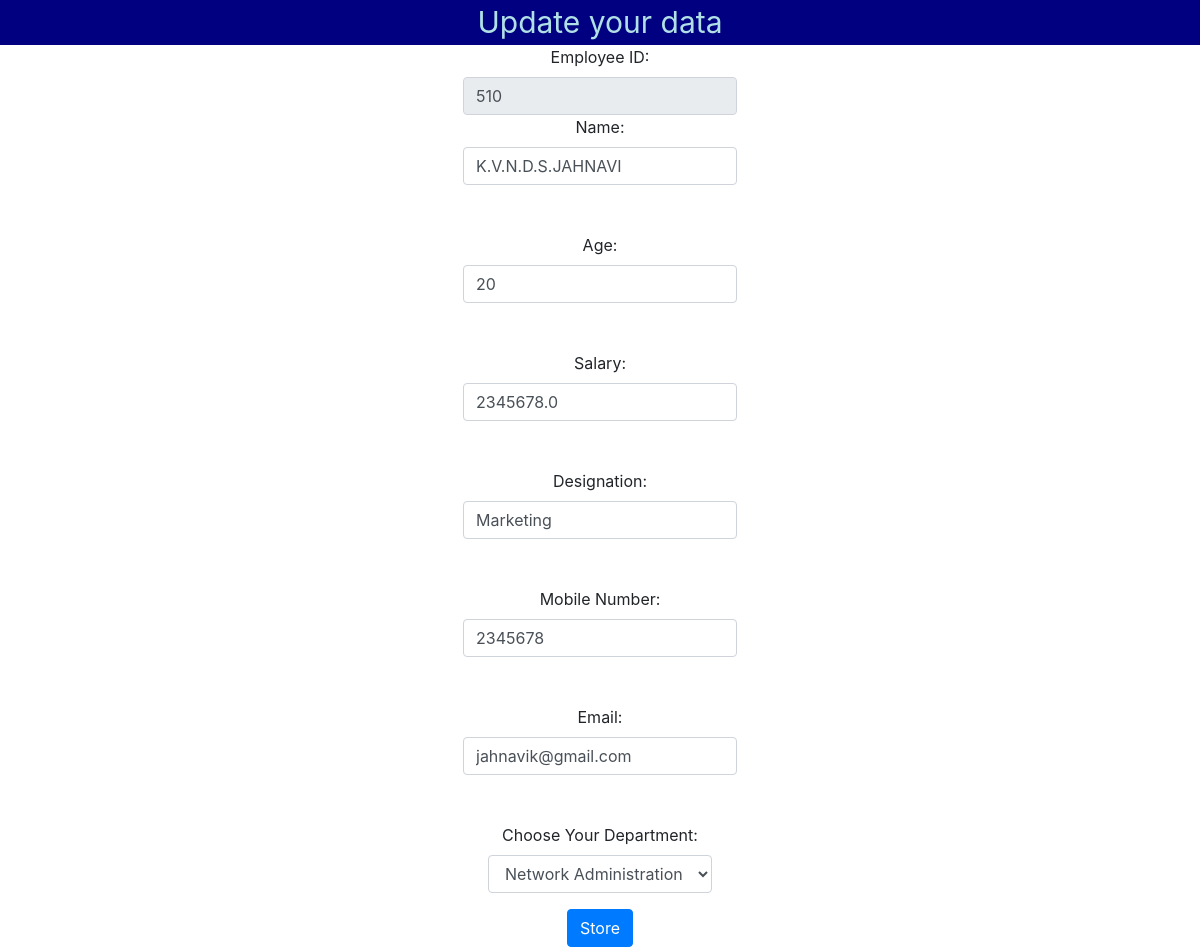
The app's page /update/510/ with its own data.
### app1/models.py (models this page shows)
class Emp(models.Model):
	department=[('Tesing','Testing'),('System Administration','System Administration'),('Network Administration','Network Administration'),('Development','Development')]
	empid=models.IntegerField(null=False,primary_key=True)
	name=models.CharField(max_length=50,null=True)
	age=models.IntegerField(null=True)
	salary=models.FloatField(null=True)
	desig=models.CharField(max_length=50,null=True)
	phno=models.IntegerField(null=True)
	email=models.EmailField(max_length=50,null=True)
	dept=models.CharField(max_length=50,null=True,choices=department)

### app1/views.py (the view, shortened to what this page needs)
# urls.py: path('update/<int:empid>/',views.update,name="update"),
def update(request,empid):
	data=Emp.objects.get(empid=empid)
	return render(request,'app1/update.html',{"mydata":data})

### app1/templates/app1/update.html (shortened to what this page needs)
{% load static %}
<!DOCTYPE html>
<html>
<head>
	<link rel="stylesheet" type="text/css" href="{% static 'css/bootstrap.min.css' %}">
</head>
<body>
<center>
	<marquee style="color: powderblue;font-size: 30px;background-color: navy;">Update your data</marquee>
	<form action="{% url 'update' mydata.empid %}" method='POST' class='form'>
	<div class="form-group">
		<label for="empid">Employee ID: </label>
	<input type="number" name="empid" id="empid" readonly class="form-control" value="{{mydata.empid}}" style="width: max-content;">
	<label for="name">Name: </label>
	<input type="text" name="name" maxlength="30" id="name" value="{{mydata.name}}" class="form-control" style="width: max-content;">
	<br><br>
	<label for="age">Age: </label>
	<input type="number" name="age" id="age" value="{{mydata.age}}" class="form-control" style="width: max-content;">
	<br><br>
	<label for="salary">Salary: </label>
	<input type="number" name="salary" id="salary" class="form-control" value="{{mydata.salary}}" style="width: max-content;">
	<br><br>
	<label for="desig">Designation: </label>
	<input type="text" name="desig" id="desig"  class="form-control" value="{{mydata.desig}}"style="width: max-content;">
	<br><br>
	<label for="phno">Mobile Number: </label>
	<input type="tel" name="phno" id='phno' class="form-control" value="{{mydata.phno}}"style="width: max-content;">
	<br><br>
	<label for="email">Email: </label>
	<input type="email" name="email" id="email"  class="form-control" value="{{mydata.email}}"style="width: max-content;">
	<br><br>
	<label for="dept">Choose Your Department:</label>
  <select name="dept" id="dept" class="form-control" style="width: max-content">
{% if mydata.dept == "Network Administration" %}
<option value="Network Administration" selected>Network Administration</option>
{% else %}
<option value="Network Administration" >Network Administration</option>
{% endif %}
  </select>
</div>
	<input type="submit" name="store" value="Store" class="btn btn-primary">
</form>
</center>
</body>
</html>

### records on screen
Emp: empid "510", name "K.V.N.D.S.JAHNAVI", age "20", salary "2345678.0", desig "Marketing", phno "2345678", email "jahnavik@gmail.com", dept "Network Administration"
